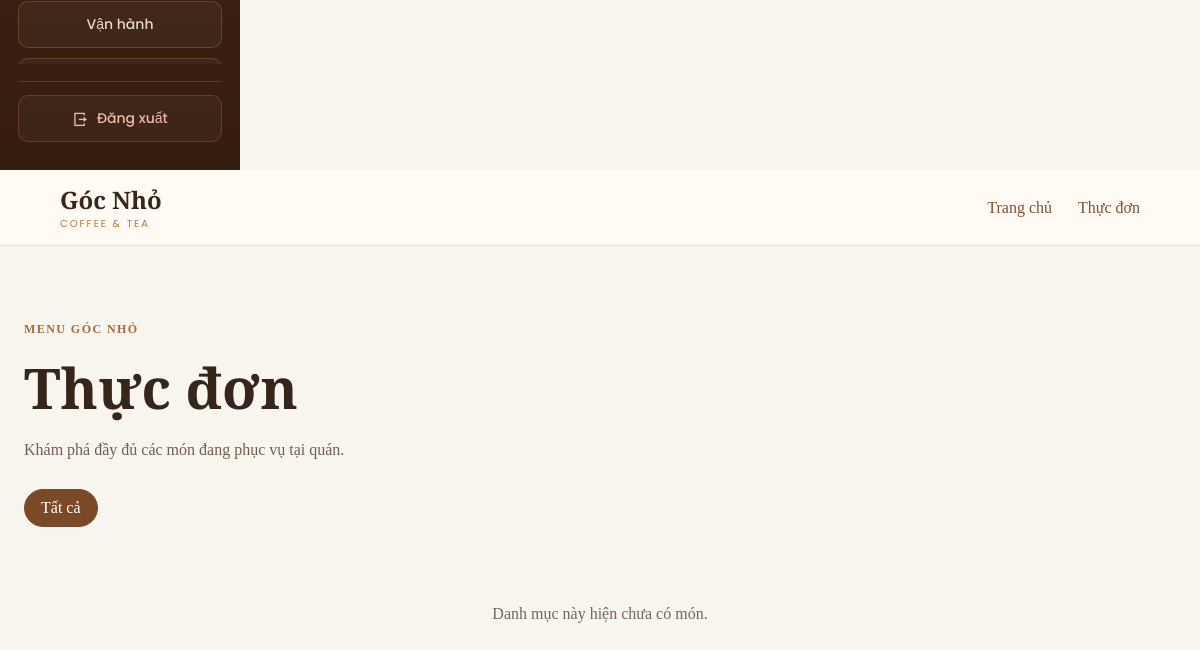
/index.php?page=menu (lower part), run on an earlier commit of the app's database.
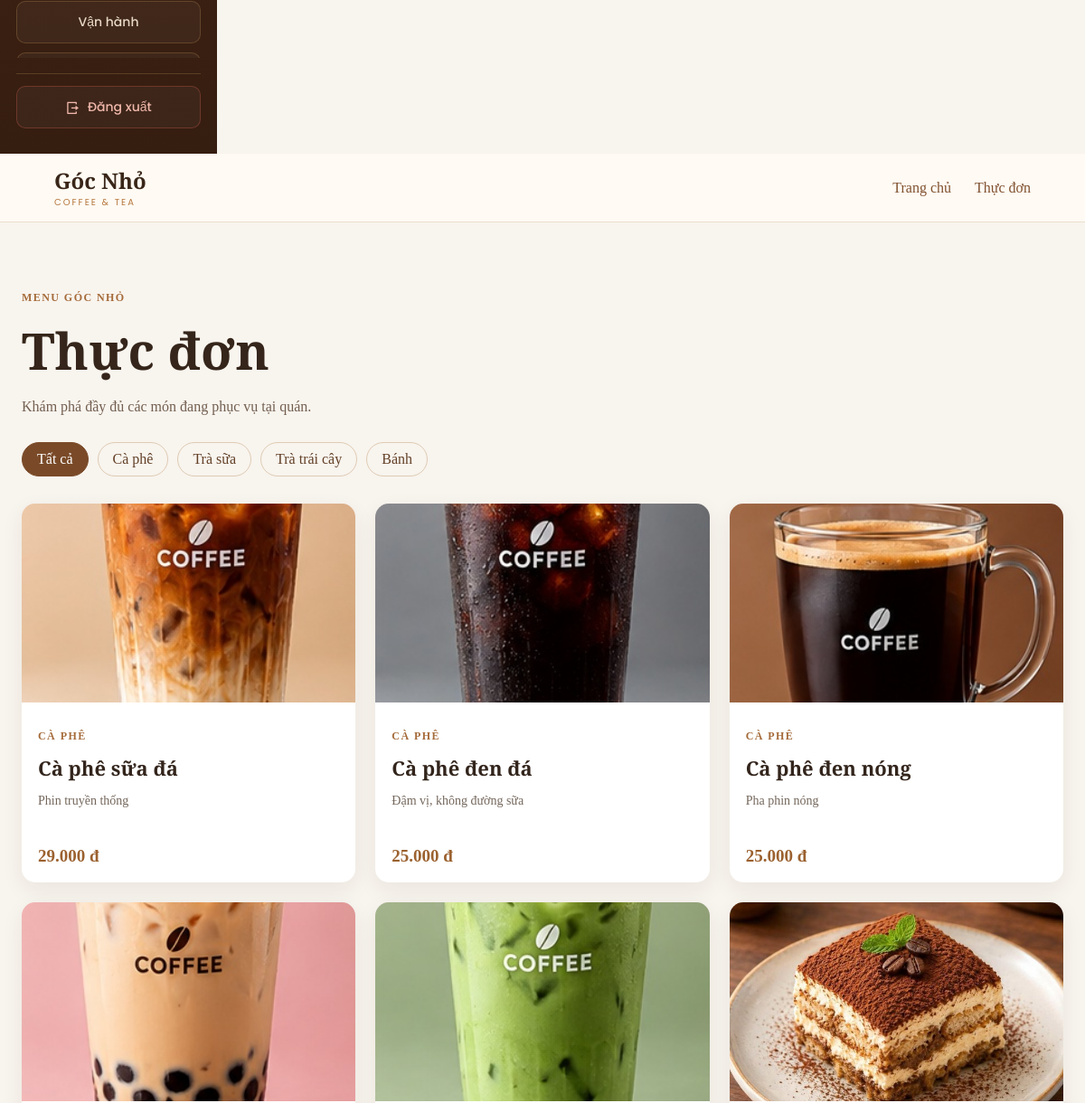
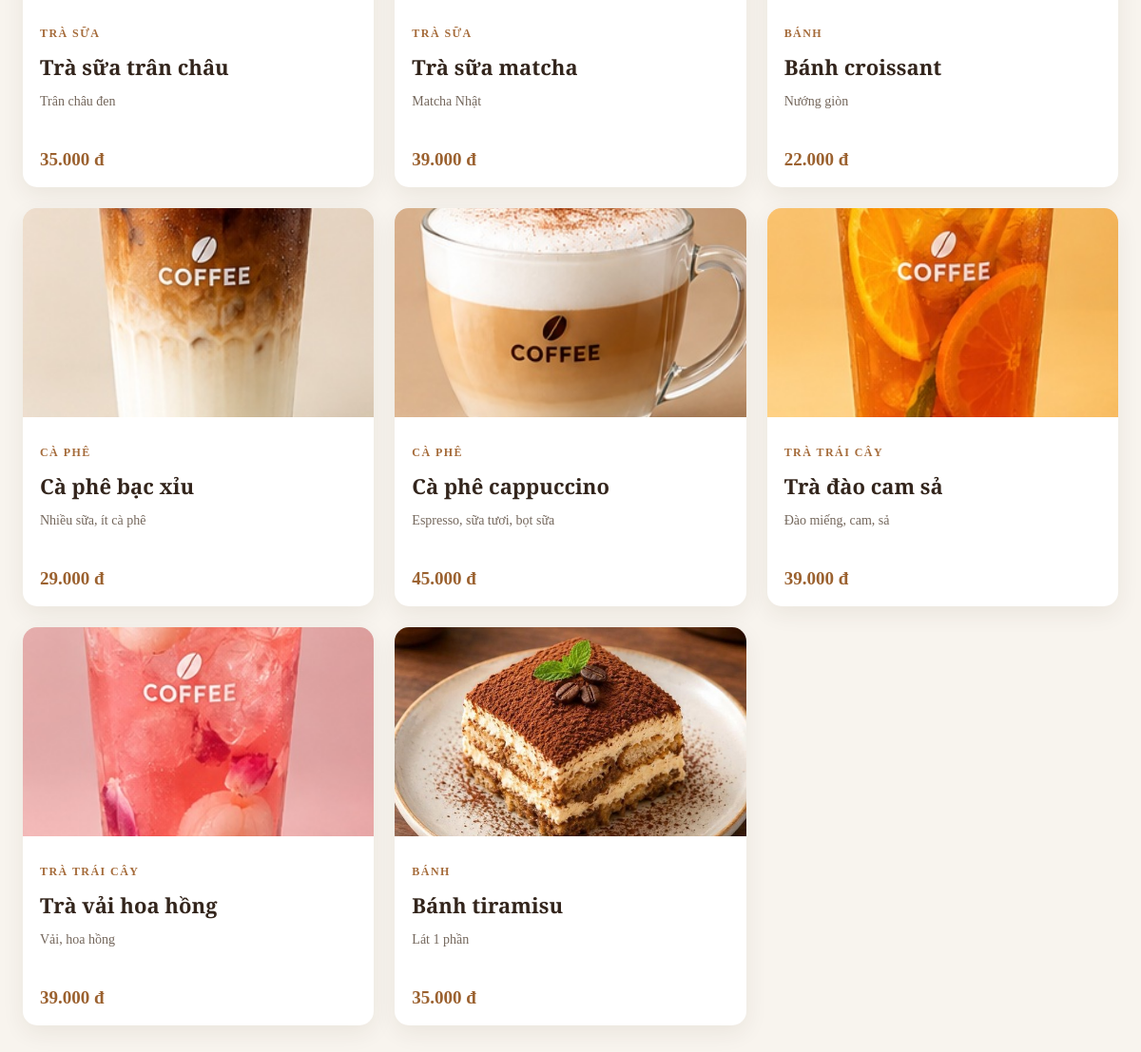
And on a later commit of the database (2 pictures, top to bottom).
### tables this page shows
CREATE TABLE categories (
  category_id INT UNSIGNED AUTO_INCREMENT PRIMARY KEY,
  category_name VARCHAR(100) NOT NULL UNIQUE,
  has_options TINYINT(1) NOT NULL DEFAULT 1
);

CREATE TABLE menu_items (
  item_id INT UNSIGNED AUTO_INCREMENT PRIMARY KEY,
  category_id INT UNSIGNED NOT NULL,
  item_name VARCHAR(150) NOT NULL,
  description VARCHAR(255) NULL,
  price INT UNSIGNED NOT NULL,
  image VARCHAR(255) NULL,
  is_hidden TINYINT(1) NOT NULL DEFAULT 0,
  is_sold_out TINYINT(1) NOT NULL DEFAULT 0,
  stock INT UNSIGNED NOT NULL DEFAULT 0,
  min_stock INT UNSIGNED NOT NULL DEFAULT 10,
  UNIQUE KEY uq_cat_name (category_id, item_name),
  FOREIGN KEY (category_id) REFERENCES categories(category_id)
);

### index.php (called while the page is built, shortened)
<?php
$routes = array(
    'home' => 'home/index.php',
    'public-menu' => 'public-menu/index.php',
    'menu' => 'menu/index.php',
    'menu-detail' => 'menu-detail/index.php',
    'tables' => 'tables/index.php',
    'schedule' => 'schedule/index.php',
    'ops' => 'ops/index.php',
    'orders' => 'orders/index.php',
    'cashshift' => 'cashshift/index.php',
    'kitchen' => 'kitchen/index.php',
);
$page = $_GET['page'] ?? null;
if (!is_string($page) || !isset($routes[$page])) {
    http_response_code(404);
    $page = '404';
    $file = __DIR__ . '/pages/404/index.php';
} else {
    $file = __DIR__ . '/pages/' . $routes[$page];
}
$action = dirname($file) . '/action.php';
if (is_file($action)) {
    require $action;
}
require __DIR__ . '/layouts/public/header.php';
require $file;
require __DIR__ . '/layouts/public/footer.php';

### helpers/common.php (called while the page is built, shortened)
<?php
function e($value)
{
    return htmlspecialchars((string) $value, ENT_QUOTES, 'UTF-8');
}
function menu_item_image($item)
{
    $nameMap = array(
        'Cà phê sữa đá' => 'assets/images/menu/01-ca-phe-sua-da.jpg',
        'Cà phê đen đá' => 'assets/images/menu/02-ca-phe-den-da.jpg',
        'Cà phê đen nóng' => 'assets/images/menu/03-ca-phe-den-nong.jpg',
        'Cà phê bạc xỉu' => 'assets/images/menu/04-ca-phe-bac-xiu.jpg',
        'Cà phê cappuccino' => 'assets/images/menu/05-ca-phe-cappuccino.jpg',
        'Trà sữa trân châu' => 'assets/images/menu/06-tra-sua-tran-chau.jpg',
        'Trà sữa matcha' => 'assets/images/menu/07-tra-sua-matcha.jpg',
        'Trà đào cam sả' => 'assets/images/menu/08-tra-dao-cam-sa.jpg',
        'Trà vải hoa hồng' => 'assets/images/menu/09-tra-vai-hoa-hong.jpg',
        'Bánh tiramisu' => 'assets/images/menu/10-banh-tiramisu.jpg',
        'Bánh croissant' => 'assets/images/menu/10-banh-tiramisu.jpg',
    );
    $name = trim($item['item_name'] ?? '');
    if (isset($nameMap[$name])) {
        return $nameMap[$name];
    }
    return 'assets/images/images.jpg';
}

### pages/menu/action.php (called while the page is built, shortened)
<?php
require_once __DIR__ . '/../../functions.php';
$selectedCategory = filter_input(INPUT_GET, 'category', FILTER_VALIDATE_INT);
if ($selectedCategory === false || $selectedCategory === null || $selectedCategory < 0) {
    $selectedCategory = 0;
}
try {
    $menuCategories = public_menu_categories();
    $menuItems = public_menu_items($selectedCategory);
} catch (Throwable $e) {
}
$bodyClass = 'public-catalog-page';
$css = array('public-catalog.css');

### config/database.php (called while the page is built, shortened)
<?php
$env = function ($key, $default) {
    $value = getenv($key);
    return $value === false ? $default : $value;
};
$appEnvironment = strtolower((string) $env('APP_ENV', 'local'));
$dbUser = $env('DB_USER', 'root');
$dbPassword = $env('DB_PASSWORD', '');
return array(
    'host'     => $env('DB_HOST', '127.0.0.1'),
    'port'     => (int) $env('DB_PORT', '3306'),
    'database' => $env('DB_NAME', 'coffee_shop'),
    'username' => $dbUser,
    'password' => $dbPassword,
    'charset'  => 'utf8mb4',
);

### helpers/database.php (called while the page is built)
<?php
function db()
{
    static $database = null;
    if ($database === null) {
        $config = require __DIR__ . '/../config/database.php';
        $database = new Database($config);
    }
    return $database;
}

### classes/Database.php (called while the page is built, shortened)
<?php
class Database
{
    private $connection;
    public function __construct($config)
    {
        $this->connection = new mysqli(
            $config['host'], $config['username'], $config['password'],
            $config['database'], $config['port']
        );
        $this->connection->set_charset($config['charset']);
    }
    public function run($sql, $params = array())
    {
        $stmt = $this->connection->prepare($sql);
        $stmt->execute();
        return $stmt;
    }
    public function fetchAll($sql, $params = array())
    {
        return $this->run($sql, $params)->get_result()->fetch_all(MYSQLI_ASSOC);
    }
}

### functions.php (called while the page is built, shortened)
<?php
function public_menu_items($categoryId = 0)
{
    $sql = "SELECT m.item_id, m.category_id, m.item_name, m.price, m.image, m.description, c.category_name
            FROM menu_items m
            JOIN categories c ON c.category_id = m.category_id
            WHERE m.is_hidden = 0";
    return db()->fetchAll($sql . " ORDER BY m.item_id ASC");
}
function public_menu_categories()
{
    return db()->fetchAll(
        "SELECT c.category_id, c.category_name
         FROM categories c
         JOIN menu_items m ON m.category_id = c.category_id
         WHERE m.is_hidden = 0
         GROUP BY c.category_id, c.category_name
         ORDER BY c.category_id"
    );
}

### pages/menu/index.php (the view)
<header class="catalog-header">
    <a href="index.php?page=home" class="catalog-brand">Góc Nhỏ <span>Coffee &amp; Tea</span></a>
    <nav><a href="index.php?page=home">Trang chủ</a><a href="index.php?page=menu">Thực đơn</a></nav>
</header>
<main class="catalog-main">
    <p class="catalog-eyebrow">MENU GÓC NHỎ</p>
    <h1>Thực đơn</h1>
    <p class="catalog-intro">Khám phá đầy đủ các món đang phục vụ tại quán.</p>
    <nav class="catalog-filters" aria-label="Lọc theo danh mục">
        <a class="<?= $selectedCategory === 0 ? 'active' : '' ?>" href="index.php?page=menu">Tất cả</a>
        <?php foreach ($menuCategories as $category): ?>
            <a class="<?= $selectedCategory === (int) $category['category_id'] ? 'active' : '' ?>"
               href="index.php?page=menu&amp;category=<?= (int) $category['category_id'] ?>"><?= e($category['category_name']) ?></a>
        <?php endforeach; ?>
    </nav>
    <?php if ($menuItems): ?>
        <div class="catalog-grid">
            <?php foreach ($menuItems as $item): ?>
                <article class="catalog-card">
                    <a href="index.php?page=menu-detail&amp;id=<?= (int) $item['item_id'] ?>" class="catalog-image-link">
                        <img src="<?= e(menu_item_image($item)) ?>" alt="<?= e($item['item_name']) ?>" loading="lazy">
                    </a>
                    <div class="catalog-card-body">
                        <p class="catalog-category"><?= e($item['category_name']) ?></p>
                        <h2><a href="index.php?page=menu-detail&amp;id=<?= (int) $item['item_id'] ?>"><?= e($item['item_name']) ?></a></h2>
                        <p><?= e($item['description'] ?? '') ?></p>
                        <strong><?= e(number_format((int) $item['price'], 0, ',', '.')) ?> đ</strong>
                    </div>
                </article>
            <?php endforeach; ?>
        </div>
    <?php else: ?>
        <p class="catalog-empty">Danh mục này hiện chưa có món.</p>
    <?php endif; ?>
</main>

### layouts/public/header.php (shortened to what this page needs)
<?php
$css       = isset($css) ? $css : array();
$bodyClass = isset($bodyClass) ? $bodyClass : '';
$assetPrefix = 'assets/';
?>
<!DOCTYPE html>
<html lang="vi"<?= in_array($page, array('home', 'public-menu', '404'), true) ? ' class="marketing-document"' : '' ?>>
<head>
    <link rel="stylesheet" href="<?= e($assetPrefix) ?>css/style.css">
<?php foreach ($css as $cssFile): ?>
    <link rel="stylesheet" href="<?= e(strpos($cssFile, 'http') === 0 ? $cssFile : $assetPrefix . 'css/' . $cssFile) ?>">
<?php endforeach; ?>
</head>
<body<?= $bodyClass !== '' ? ' class="' . e($bodyClass) . '"' : '' ?> data-page="<?= e($page) ?>">
<?php if (!in_array($page, array('login', '404', 'home', 'public-menu'), true)): ?>
    <div id="sidebar-container">
<?php require __DIR__ . '/sidebar.php'; ?>
    </div>
<?php endif; ?>

### layouts/public/sidebar.php (shortened to what this page needs)
<aside class="sidebar">
    <div class="sidebar-nav">
        <div class="sidebar-menu">
            <div class="sidebar-menu" id="sidebarMenu"></div>
        </div>
    </div>
    <div class="sidebar-footer">
        <button type="button" class="btn-logout" id="btnLogout">
            <i class="ri-logout-box-r-line"></i>
            Đăng xuất
        </button>
    </div>
</aside>

### layouts/public/footer.php (shortened to what this page needs)
</body>
</html>

### assets/css/style.css (style rules this page uses)
html, body { height: 100%; margin: 0; overflow: hidden; }
body { display: flex; }
.sidebar { width: 240px; height: 100vh; overflow: hidden; background: linear-gradient(180deg, #4a2a18 0%, #351d10 100%); padding: clamp(14px, 4vh, 28px) 18px; display: flex; flex-direction: column; gap: clamp(10px, 2.2vh, 22px); font-family: "Poppins", sans-serif; box-sizing: border-box; }
.sidebar-nav { display: flex; flex-direction: column; }
.sidebar-menu { display: flex; flex-direction: column; gap: clamp(6px, 1.4vh, 10px); }
.sidebar-footer { margin-top: auto; flex-shrink: 0; padding-top: clamp(8px, 1.6vh, 16px); border-top: 1px solid rgba(201, 154, 91, 0.25); }
.btn-logout { width: 100%; box-sizing: border-box; display: flex; align-items: center; justify-content: center; gap: 8px; font-family: "Poppins", sans-serif; font-weight: 500; font-size: 14px; color: #f0b8ab; background: rgba(255, 255, 255, 0.04); border: 1px solid rgba(197, 90, 74, 0.35); border-radius: 10px; padding: 12px 16px; cursor: pointer; transition: background 0.2s ease, border-color 0.2s ease, color 0.2s ease; }
.btn-logout i { font-size: 16px; line-height: 1; }
.sidebar-nav { flex: 1 1 auto; min-height: 0; overflow-y: auto; overscroll-behavior: contain; scrollbar-width: thin; scrollbar-color: rgba(201,154,91,.5) transparent; }
.sidebar-footer { flex: 0 0 auto; }

### assets/css/public-catalog.css (style rules this page uses)
.public-catalog-page { min-height:100vh;background:#f8f4ee;color:#33251c }
.catalog-header { height:76px;padding:0 max(5vw,24px);display:flex;align-items:center;justify-content:space-between;border-bottom:1px solid #eadfce;background:#fffaf3 }
.catalog-brand { font-family:'Playfair Display',serif;font-size:24px;font-weight:700;color:#392619;text-decoration:none }
.catalog-brand span { display:block;font:10px Poppins,sans-serif;letter-spacing:.2em;text-transform:uppercase;color:#b5763c }
.catalog-header nav { display:flex;gap:26px }
.catalog-header nav a,.catalog-eyebrow a { color:#80502f;text-decoration:none }
.catalog-main { max-width:1160px;margin:0 auto;padding:64px 24px 90px }
.catalog-eyebrow,.catalog-category { color:#a56b3a;font-size:12px;font-weight:600;letter-spacing:.12em;text-transform:uppercase }
.catalog-main h1 { margin:8px 0;font:700 clamp(36px,5vw,56px) 'Playfair Display',serif;color:#35251a }
.catalog-intro { color:#725f50 }
.catalog-filters { display:flex;flex-wrap:wrap;gap:10px;margin:30px 0 }
.catalog-filters a,.catalog-back { display:inline-block;border:1px solid #dfcbb3;border-radius:999px;padding:9px 16px;color:#624027;text-decoration:none }
.catalog-filters a.active,.catalog-back { background:#7a4a28;color:#fff;border-color:#7a4a28 }
.catalog-grid { display:grid;grid-template-columns:repeat(3,minmax(0,1fr));gap:22px }
.catalog-card { overflow:hidden;border-radius:15px;background:#fff;box-shadow:0 8px 24px #38240f12 }
.catalog-image-link { display:block;height:220px;background:#eee4d8 }
.catalog-card img { width:100%;height:100%;object-fit:cover }
.catalog-card-body { padding:18px }
.catalog-card-body h2 { margin:4px 0 8px;font:600 22px 'Playfair Display',serif }
.catalog-card-body h2 a { color:#33251c;text-decoration:none }
.catalog-card-body>p:not(.catalog-category) { min-height:44px;color:#74675c;font-size:14px }
.catalog-card-body strong,.catalog-detail strong { font-size:19px;color:#9b612f }
.public-catalog-page { display:block;width:100%;min-height:100vh }
.catalog-header { box-sizing:border-box;width:100% }
.public-catalog-page { height:auto;overflow-x:hidden;overflow-y:auto }
.public-catalog-page { overflow:visible }
.catalog-empty { text-align:center;padding:48px;color:#74675c }

What changed in the data, as far as the page shows it:
added categories: category_name "Cà phê"
added categories: category_name "Trà sữa"
added categories: category_name "Trà trái cây"
added categories: category_name "Bánh"
added menu_items: shows a picture, category.category_name "CÀ PHÊ", item_name "Cà phê sữa đá", description "Phin truyền thống", price "29.000"
added menu_items: shows a picture, category.category_name "CÀ PHÊ", item_name "Cà phê đen đá", description "Đậm vị, không đường sữa", price "25.000"
added menu_items: shows a picture, category.category_name "CÀ PHÊ", item_name "Cà phê đen nóng", description "Pha phin nóng", price "25.000"
added menu_items: shows a picture, category.category_name "TRÀ SỮA", item_name "Trà sữa trân châu", description "Trân châu đen", price "35.000"
added menu_items: shows a picture, category.category_name "TRÀ SỮA", item_name "Trà sữa matcha", description "Matcha Nhật", price "39.000"
added menu_items: category.category_name "BÁNH", item_name "Bánh croissant", description "Nướng giòn", price "22.000"
added menu_items: shows a picture, category.category_name "CÀ PHÊ", item_name "Cà phê bạc xỉu", description "Nhiều sữa, ít cà phê", price "29.000"
added menu_items: shows a picture, category.category_name "CÀ PHÊ", item_name "Cà phê cappuccino", description "Espresso, sữa tươi, bọt sữa", price "45.000"
added menu_items: shows a picture, category.category_name "TRÀ TRÁI CÂY", item_name "Trà đào cam sả", description "Đào miếng, cam, sả", price "39.000"
added menu_items: shows a picture, category.category_name "TRÀ TRÁI CÂY", item_name "Trà vải hoa hồng", description "Vải, hoa hồng", price "39.000"
added menu_items: category.category_name "BÁNH", item_name "Bánh tiramisu", description "Lát 1 phần", price "35.000"
Also different on the page:
text no longer shown: "Danh mục này hiện chưa có món."
